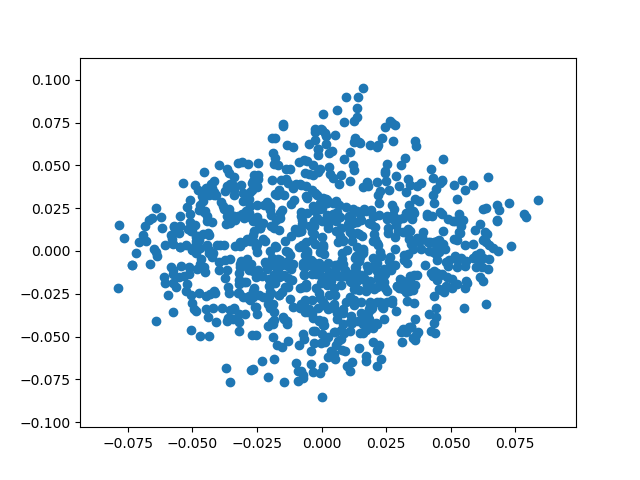

Write the Python code that produced this figure.
#!/usr/bin/env python

import sys
import matplotlib.pyplot as plt
import numpy

pca = open(sys.argv[1])

pc_1 = []
pc_2 = []

for line in pca:
    fields = line.split(" ")
    pc_1.append(fields[3])
    pc_2.append(fields[4])
    
plt.figure()
plt.scatter(pc_1, pc_2)
plt.savefig("pca.png")
plt.close()    